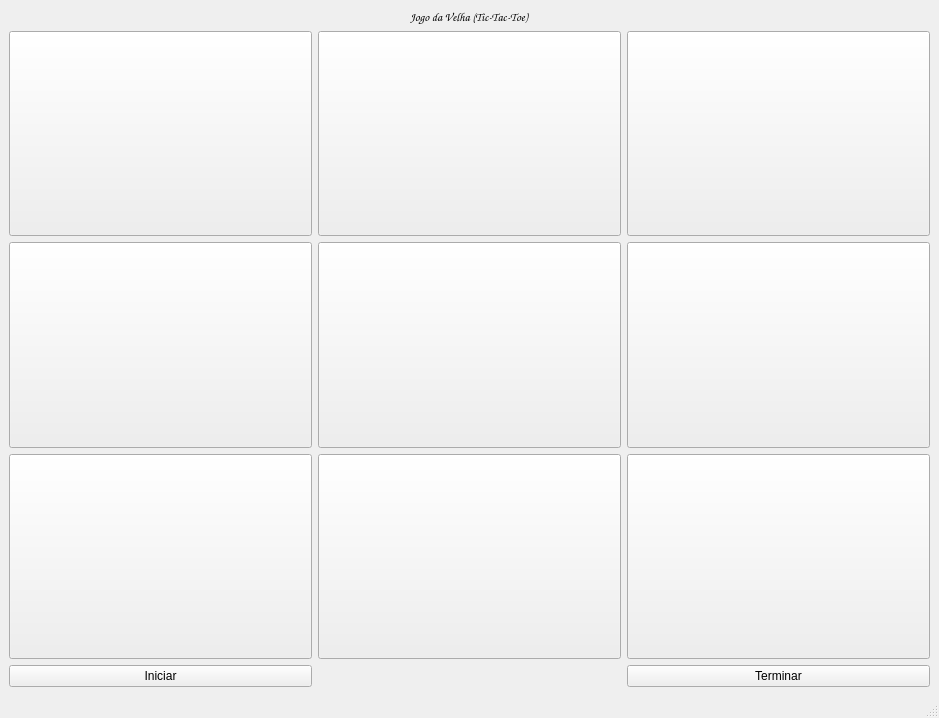
<?xml version="1.0" encoding="UTF-8"?>
<ui version="4.0">
 <class>MainWindow</class>
 <widget class="QMainWindow" name="MainWindow">
  <property name="geometry">
   <rect>
    <x>0</x>
    <y>0</y>
    <width>939</width>
    <height>718</height>
   </rect>
  </property>
  <property name="windowTitle">
   <string>MainWindow</string>
  </property>
  <widget class="QWidget" name="centralwidget">
   <property name="sizePolicy">
    <sizepolicy hsizetype="Expanding" vsizetype="Expanding">
     <horstretch>10</horstretch>
     <verstretch>10</verstretch>
    </sizepolicy>
   </property>
   <layout class="QGridLayout" name="gridLayout_2">
    <item row="0" column="0">
     <layout class="QVBoxLayout" name="verticalLayout">
      <property name="sizeConstraint">
       <enum>QLayout::SetDefaultConstraint</enum>
      </property>
      <item alignment="Qt::AlignHCenter">
       <widget class="QLabel" name="label_titulo">
        <property name="sizePolicy">
         <sizepolicy hsizetype="Maximum" vsizetype="Maximum">
          <horstretch>1</horstretch>
          <verstretch>0</verstretch>
         </sizepolicy>
        </property>
        <property name="maximumSize">
         <size>
          <width>16777215</width>
          <height>60</height>
         </size>
        </property>
        <property name="font">
         <font>
          <family>Comic Sans MS</family>
         </font>
        </property>
        <property name="text">
         <string>Jogo da Velha (Tic-Tac-Toe)</string>
        </property>
        <property name="margin">
         <number>4</number>
        </property>
       </widget>
      </item>
      <item>
       <layout class="QHBoxLayout" name="horizontalLayout_2">
        <item>
         <layout class="QGridLayout" name="gridLayout">
          <item row="1" column="2">
           <widget class="QPushButton" name="bt_12">
            <property name="sizePolicy">
             <sizepolicy hsizetype="Minimum" vsizetype="Expanding">
              <horstretch>0</horstretch>
              <verstretch>0</verstretch>
             </sizepolicy>
            </property>
            <property name="text">
             <string/>
            </property>
           </widget>
          </item>
          <item row="0" column="2">
           <widget class="QPushButton" name="bt_02">
            <property name="sizePolicy">
             <sizepolicy hsizetype="Minimum" vsizetype="Expanding">
              <horstretch>0</horstretch>
              <verstretch>0</verstretch>
             </sizepolicy>
            </property>
            <property name="text">
             <string/>
            </property>
           </widget>
          </item>
          <item row="1" column="1">
           <widget class="QPushButton" name="bt_11">
            <property name="sizePolicy">
             <sizepolicy hsizetype="Minimum" vsizetype="Expanding">
              <horstretch>0</horstretch>
              <verstretch>0</verstretch>
             </sizepolicy>
            </property>
            <property name="text">
             <string/>
            </property>
           </widget>
          </item>
          <item row="0" column="1">
           <widget class="QPushButton" name="bt_01">
            <property name="sizePolicy">
             <sizepolicy hsizetype="Minimum" vsizetype="Expanding">
              <horstretch>0</horstretch>
              <verstretch>0</verstretch>
             </sizepolicy>
            </property>
            <property name="text">
             <string/>
            </property>
           </widget>
          </item>
          <item row="1" column="0">
           <widget class="QPushButton" name="bt_10">
            <property name="sizePolicy">
             <sizepolicy hsizetype="Minimum" vsizetype="Expanding">
              <horstretch>0</horstretch>
              <verstretch>0</verstretch>
             </sizepolicy>
            </property>
            <property name="text">
             <string/>
            </property>
           </widget>
          </item>
          <item row="0" column="0">
           <widget class="QPushButton" name="bt_00">
            <property name="sizePolicy">
             <sizepolicy hsizetype="Minimum" vsizetype="Expanding">
              <horstretch>0</horstretch>
              <verstretch>0</verstretch>
             </sizepolicy>
            </property>
            <property name="text">
             <string/>
            </property>
           </widget>
          </item>
          <item row="2" column="0">
           <widget class="QPushButton" name="bt_20">
            <property name="sizePolicy">
             <sizepolicy hsizetype="Minimum" vsizetype="Expanding">
              <horstretch>0</horstretch>
              <verstretch>0</verstretch>
             </sizepolicy>
            </property>
            <property name="text">
             <string/>
            </property>
           </widget>
          </item>
          <item row="2" column="1">
           <widget class="QPushButton" name="bt_21">
            <property name="sizePolicy">
             <sizepolicy hsizetype="Minimum" vsizetype="Expanding">
              <horstretch>0</horstretch>
              <verstretch>0</verstretch>
             </sizepolicy>
            </property>
            <property name="text">
             <string/>
            </property>
           </widget>
          </item>
          <item row="2" column="2">
           <widget class="QPushButton" name="bt_22">
            <property name="sizePolicy">
             <sizepolicy hsizetype="Minimum" vsizetype="Expanding">
              <horstretch>0</horstretch>
              <verstretch>0</verstretch>
             </sizepolicy>
            </property>
            <property name="text">
             <string/>
            </property>
           </widget>
          </item>
         </layout>
        </item>
       </layout>
      </item>
      <item>
       <layout class="QHBoxLayout" name="horizontalLayout">
        <item>
         <widget class="QPushButton" name="bt_iniciar">
          <property name="text">
           <string>Iniciar</string>
          </property>
         </widget>
        </item>
        <item>
         <widget class="QLabel" name="label_mensagens">
          <property name="sizePolicy">
           <sizepolicy hsizetype="Preferred" vsizetype="Preferred">
            <horstretch>0</horstretch>
            <verstretch>0</verstretch>
           </sizepolicy>
          </property>
          <property name="text">
           <string/>
          </property>
         </widget>
        </item>
        <item>
         <widget class="QPushButton" name="bt_terminar">
          <property name="text">
           <string>Terminar</string>
          </property>
         </widget>
        </item>
       </layout>
      </item>
     </layout>
    </item>
   </layout>
  </widget>
  <widget class="QMenuBar" name="menubar">
   <property name="geometry">
    <rect>
     <x>0</x>
     <y>0</y>
     <width>939</width>
     <height>22</height>
    </rect>
   </property>
  </widget>
  <widget class="QStatusBar" name="statusbar"/>
 </widget>
 <resources/>
 <connections/>
</ui>
